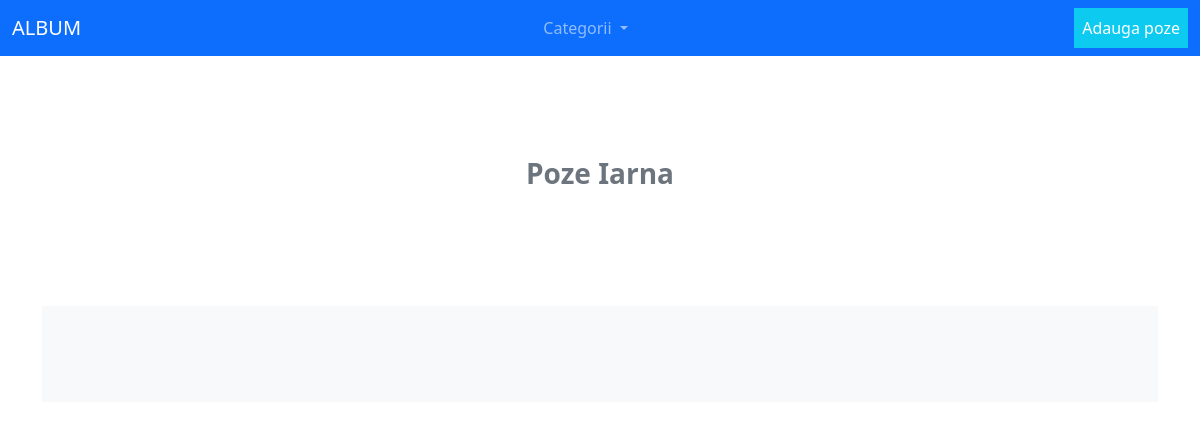
Before: /iarna with the older database file.
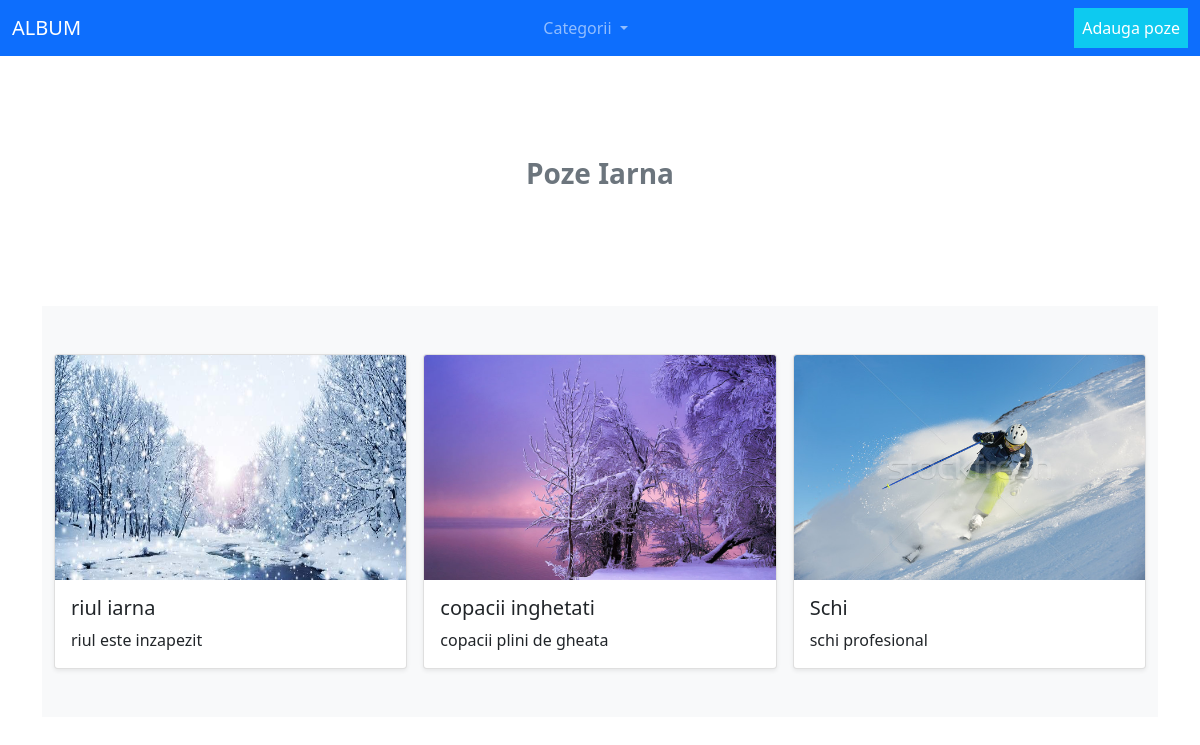
After: the same page with the newer database file.
### shop/models.py (models this page shows, shortened)
class Album(models.Model):
    vara= 'Vara'
    toamna = 'Toamna'
    iarna = 'Iarna'
    primavara = 'Primavara'
    altele = 'Altele'
    nume_anotimp = [
        (vara,'Vara'),
        (toamna,'Toamna'),
        (iarna,'Iarna'),
        (primavara,'Primavara'),
        (altele, 'Altele')
    ]
    title = models.CharField('Titlu', max_length=50)
    image = models.ImageField( upload_to='shop_images/')
    desc = models.TextField('text')
    anotimp = models.CharField(choices=nume_anotimp,
                               max_length=10,)
    class Meta:
        verbose_name = 'toate postarile'
        verbose_name_plural = 'postari'

### shop/views.py (the view)
# urls.py: path('iarna', views.iarna, name='iarna'),
def iarna(request):
    postari = Album.objects.filter(anotimp='Iarna').order_by('-id')
    return render (request, 'iarna.html', {'postari': postari})

### shop/templates/iarna.html (shortened to what this page needs)
{%  extends 'base.html' %}
{% block content %}
<main>
    <section class="py-5 text-center container ">
        <div class="row py-lg-5">
            <div class="col-lg-6 col-md-8 mx-auto">
                <p class=" text-muted fw-bold fs-3">Poze Iarna</p>
            </div>
        </div>
    </section>
    <div class="album py-5 bg-light">
        <div class="container">
            <div class="row row-cols-1 row-cols-sm-2  row-cols-md-3 g-3">
                {% for post in postari.all %}
                <div class="col-md-4">
                    <div class="card shadow-sm">
                        <img src="{{ post.image.url }}" class="card-img-top" width="100%" height="225">
                        <div class="card-body">
                            <h5 class="card-title ">{{ post.title }}</h5>
                            <p class="card-text">{{ post.desc }}</p>
                        </div>
                    </div>
                </div>
                {% endfor %}
            </div>
        </div>
    </div>
</main>
{% endblock%}

Changed rows visible on the page:
added Album: image (picture), title "riul iarna", desc "riul este inzapezit"
added Album: image (picture), title "copacii inghetati", desc "copacii plini de gheata"
added Album: image (picture), title "Schi", desc "schi profesional"
